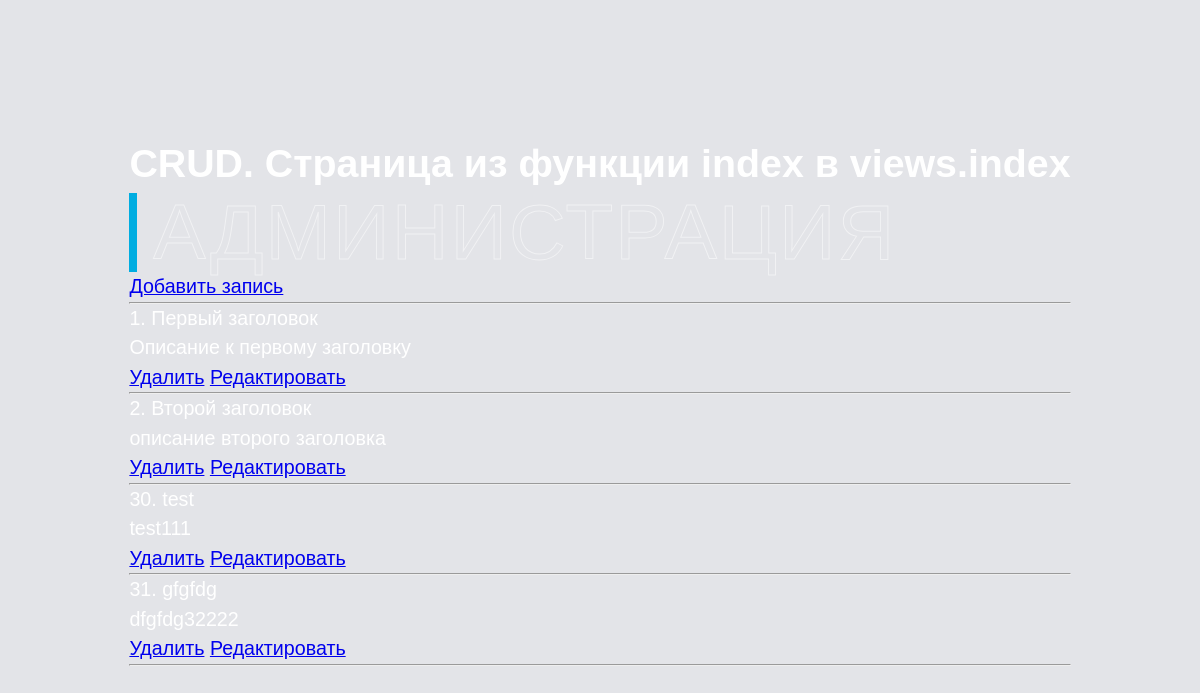
The app's page /, older data.
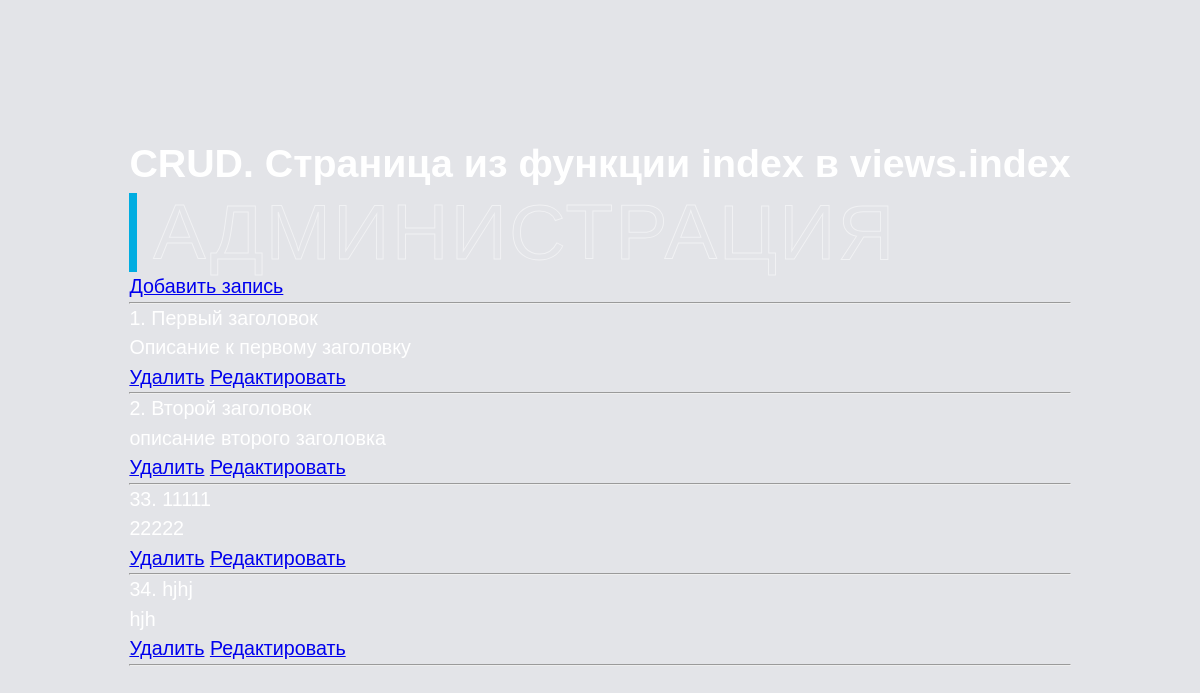
The same page, newer data.
### notepad/models.py (models this page shows, shortened)
class Notepad(models.Model):
    id = models.AutoField(primary_key=True)
    heading = models.TextField(max_length=30)
    text = models.TextField(max_length = 1000)

### notepad/views.py (the view)
# urls.py: path('', views.index, name='index'),
def index(request):
    try:
        if request.method == 'GET':
            notes = Notepad.objects.all()
            return render(request, 'notepad/list.html', {'notes': notes})
    except:
        return HttpResponse('Ошибка в функции index в файле views в приложении notepad')

### notepad/templates/notepad/list.html
{% extends './index.html' %}
{% block content %}
    <a href="/form_add">Добавить запись</a><hr>
    {% if notes %}
        {% for note in notes %}
            {{ note.id }}. {{ note.heading }} <br>
            {{ note.text }} <br>
            <a href="/form_add/delete/{{ note.id }}">Удалить</a>
            <a href="/form_add/edit/{{ note.id }}">Редактировать</a>
            <hr>
        {% endfor %}
    {% endif %}
{% endblock content %}

### notepad/templates/notepad/index.html (shortened to what this page needs)
<!DOCTYPE html>
<html lang="en">
<head>
    {% load static %}
    <link href="{% static 'notepad/css/styles.css' %}" rel="stylesheet" />
</head>
<body>
    <div id="app" class="app">
        <h1>CRUD. Страница из функции index в views.index</h1>
        <thead>
            <ul>
                <li style="--clr:#00ade1">
                    <a href="/admin" data-text="&nbsp;Администрация">&nbsp;Администрация&nbsp;</a>
                </li>
            </ul>
        </thead>
        <tbody>
            {% block content %}
            {% endblock content %}
        </tbody>
    </div>
</body>
</html>

### notepad/static/notepad/css/styles.css (style rules this page uses)
body { color: white; font-family: 'Quicksand', sans-serif; display: grid; place-items: center; background-color: var(--bg); font: 1em/1.5 sans-serif; height: 100vh; transition: background-color var(--trans-dur); justify-content: center; align-items: center; min-height: 100vh; }
:root { --bg: hsl(223deg, 10%, 90%); --trans-dur: 0.3s; font-size: calc(16px + 4 * (100vw - 320px) / 960); }
* { box-sizing: border-box; padding: 0; margin: 0; }
ul { position: relative; display: flex; flex-direction: column; gap: 30px; }
ul li { position: relative; list-style: none; }
ul li a { font-size: 4em; text-decoration: none; letter-spacing: 2px; line-height: 1em; text-transform: uppercase; color: transparent; -webkit-text-stroke: 1px rgba(255, 255, 255, 0.5); }
ul li a::before { content: attr(data-text); position: absolute; color: var(--clr); width: 0; overflow: hidden; transition: 1s; border-right: 8px solid var(--clr); -webkit-text-stroke: 1px var(--clr); }

Row changes from the older to the newer data that the page shows:
removed Notepad: id "30", heading "test", text "test111"
removed Notepad: id "31", heading "gfgfdg", text "dfgfdg32222"
added Notepad: id "33", heading "11111", text "22222"
added Notepad: id "34", heading "hjhj", text "hjh"
